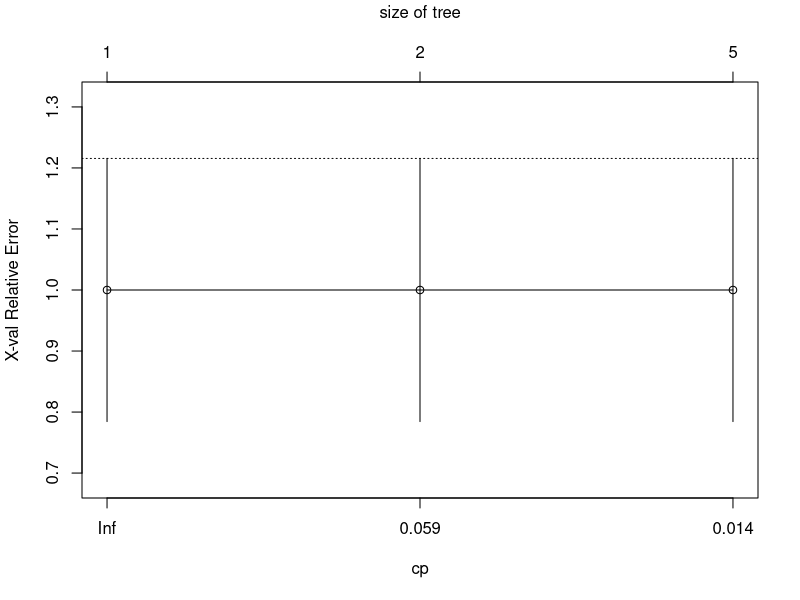
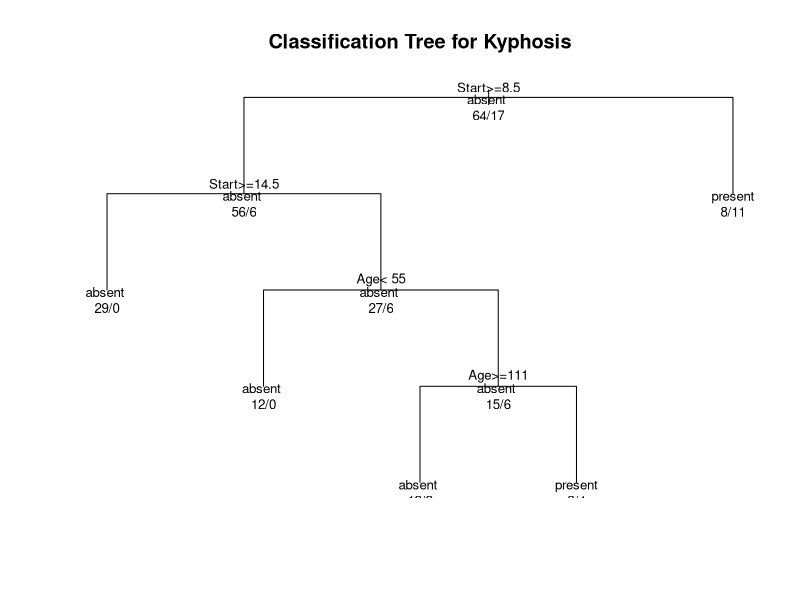
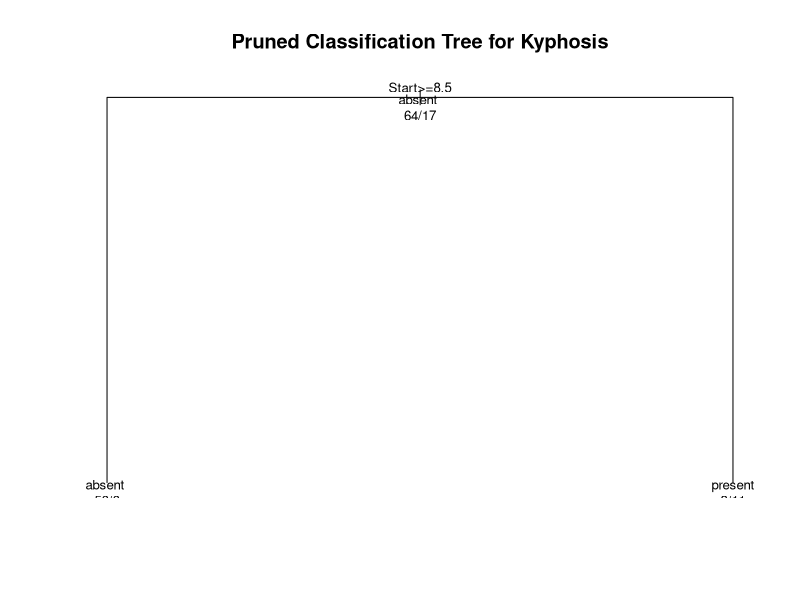

These charts were generated, in order, by the following R code: (Note: this script raises an error after producing the figures.)
library(rpart)
data(kyphosis)
fitK <- rpart(Kyphosis ~ Age + Number + Start, method="class", data=kyphosis)
printcp(fitK) # display the results
plotcp(fitK) # visualize cross-validation results
summary(fitK) # detailed summary of splits
# plot tree
plot(fitK, uniform=TRUE, main="Classification Tree for Kyphosis")
text(fitK, use.n=TRUE, all=TRUE, cex=.8)

# create attractive postscript plot of tree
post(fitK, file = "kyphosistree.ps", title = "Classification Tree for Kyphosis") # might need to convert to PDF (distill)

# Prune the Tree
pfitK<-prune(fitK, cp= .1)
#pfitK <- prune(fitK, cp=fitK$cptable[which.min(fitK$cptable[,"xerror"]),1])
plot(pfitK, uniform=TRUE, main="Pruned Classification Tree for Kyphosis")

text(pfitK, use.n=TRUE, all=TRUE, cex=.8)
post(pfitK, file = "ptree.ps", title = "Pruned Classification Tree for Kyphosis")

fitK <- ctree(Kyphosis ~ Age + Number + Start, data=kyphosis)
plot(fitK, main="Conditional Inference Tree for Kyphosis")
plot(fitK, main="Conditional Inference Tree for Kyphosis",type="simple")

data(swiss)
dswiss <- dist(as.matrix(swiss))
hs <- hclust(dswiss)
plot(hs) 

swiss_ctree <- ctree(Fertility ~ Agriculture + Education + Catholic, data = swiss)
plot(swiss_ctree) 

swiss_rpart <- rpart(Fertility ~ Agriculture + Education + Catholic, data = swiss)
plot(swiss_rpart) # try some different plot options
text(swiss_rpart) # try some different text options

# try other data

require(rpart)
# build the  tree
fitM <- rpart(Mileage~Price + Country + Reliability + Type, method="anova", data=cu.summary)
printcp(fitM) # display the results
plotcp(fitM) # visualize cross-validation results
summary(fitM)

par(mfrow=c(1,2)) 
rsq.rpart(fitM) # 

# plot tree
plot(fitM, uniform=TRUE, main="Regression Tree for Mileage ")
text(fitM, use.n=TRUE, all=TRUE, cex=.8)
# prune the tree
pfitM<- prune(fitM, cp=0.01160389) # from cptable
# plot the pruned tree
plot(pfitM, uniform=TRUE, main="Pruned Regression Tree for Mileage")
text(pfitM, use.n=TRUE, all=TRUE, cex=.8)
post(pfitM, file = "ptree2.ps", title = "Pruned Regression Tree for Mileage")


fit2M <- ctree(Mileage~Price + Country + Reliability + Type, data=na.omit(cu.summary))

